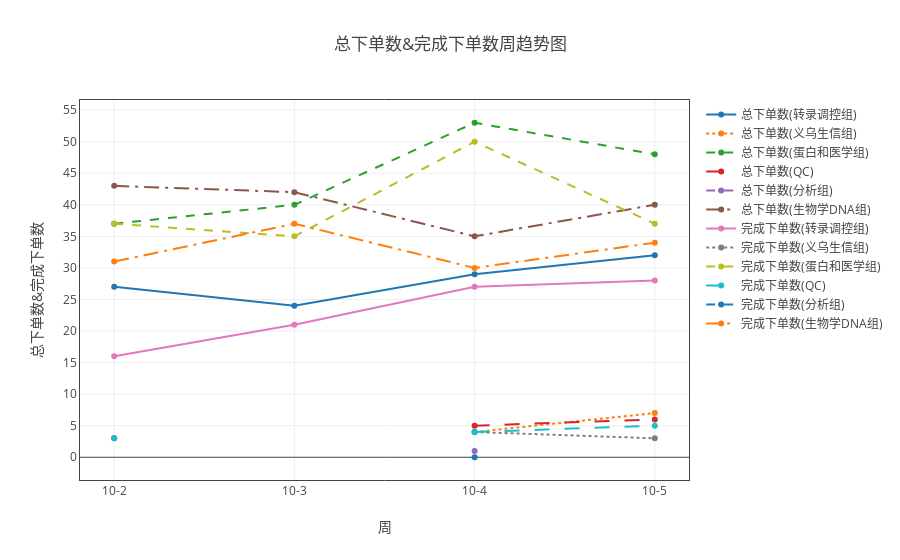

This figure's notebook cell:
### Markdown cell above
#### 各组总下单数和完成下单数

### Code cell
ss=myModule.format(all_dict ,"日期" ,['总下单数', '完成下单数'])
ss.add_group('组别')
tt = myModule.myPlot(ss.groupby('sum'))
tt.plot('line')

### Figure 1 — Plotly figure (JSON) as saved in the notebook; plotly's stock layout.template omitted (floating-point values rounded to 4 significant figures)
{"data": [{"line": {"dash": "solid"}, "name": "总下单数(转录调控组)", "type": "scatter", "uid": "14a8e262-e18c-11e8-8ddb-a41f72875c19", "x": ["10-2", "10-3", "10-4", "10-5"], "y": [27, 24, 29, 32]}, {"line": {"dash": "dot"}, "name": "总下单数(义乌生信组)", "type": "scatter", "uid": "14a8e263-e18c-11e8-8ddb-a41f72875c19", "x": ["10-2", "10-3", "10-4", "10-5"], "y": [null, null, 4, 7]}, {"line": {"dash": "dash"}, "name": "总下单数(蛋白和医学组)", "type": "scatter", "uid": "14a8e264-e18c-11e8-8ddb-a41f72875c19", "x": ["10-2", "10-3", "10-4", "10-5"], "y": [37, 40, 53, 48]}, {"line": {"dash": "longdash"}, "name": "总下单数(QC)", "type": "scatter", "uid": "14a8e265-e18c-11e8-8ddb-a41f72875c19", "x": ["10-2", "10-3", "10-4", "10-5"], "y": [3, null, 5, 6]}, {"line": {"dash": "dashdot"}, "name": "总下单数(分析组)", "type": "scatter", "uid": "14a8e266-e18c-11e8-8ddb-a41f72875c19", "x": ["10-2", "10-3", "10-4", "10-5"], "y": [null, null, 1, null]}, {"line": {"dash": "longdashdot"}, "name": "总下单数(生物学DNA组)", "type": "scatter", "uid": "14a8e267-e18c-11e8-8ddb-a41f72875c19", "x": ["10-2", "10-3", "10-4", "10-5"], "y": [43, 42, 35, 40]}, {"line": {"dash": "solid"}, "name": "完成下单数(转录调控组)", "type": "scatter", "uid": "14a8e268-e18c-11e8-8ddb-a41f72875c19", "x": ["10-2", "10-3", "10-4", "10-5"], "y": [16, 21, 27, 28]}, {"line": {"dash": "dot"}, "name": "完成下单数(义乌生信组)", "type": "scatter", "uid": "14a8e269-e18c-11e8-8ddb-a41f72875c19", "x": ["10-2", "10-3", "10-4", "10-5"], "y": [null, null, 4, 3]}, {"line": {"dash": "dash"}, "name": "完成下单数(蛋白和医学组)", "type": "scatter", "uid": "14a8e26a-e18c-11e8-8ddb-a41f72875c19", "x": ["10-2", "10-3", "10-4", "10-5"], "y": [37, 35, 50, 37]}, {"line": {"dash": "longdash"}, "name": "完成下单数(QC)", "type": "scatter", "uid": "14a8e26b-e18c-11e8-8ddb-a41f72875c19", "x": ["10-2", "10-3", "10-4", "10-5"], "y": [3, null, 4, 5]}, {"line": {"dash": "dashdot"}, "name": "完成下单数(分析组)", "type": "scatter", "uid": "14a8e26c-e18c-11e8-8ddb-a41f72875c19", "x": ["10-2", "10-3", "10-4", "10-5"], "y": [null, null, 0, null]}, {"line": {"dash": "longdashdot"}, "name": "完成下单数(生物学DNA组)", "type": "scatter", "uid": "14a8e26d-e18c-11e8-8ddb-a41f72875c19", "x": ["10-2", "10-3", "10-4", "10-5"], "y": [31, 37, 30, 34]}], "layout": {"title": "总下单数&完成下单数周趋势图", "xaxis": {"mirror": "all", "nticks": 20, "showgrid": true, "showline": true, "title": "周", "type": "category", "zeroline": true}, "yaxis": {"mirror": "all", "nticks": 20, "showgrid": true, "showline": true, "title": "总下单数&完成下单数", "zeroline": true}}}
